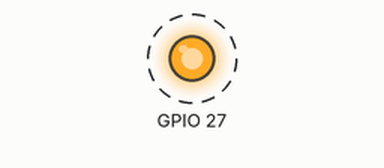
Recording of a program running on a simulated Raspberry Pi (BCM pin numbers). On the bench: output pins drawn as LEDs (lit = HIGH). Dashed ring = blinking. At 10.0 s the program stops and its outputs stay as they are.

Above: at 0.2 s.
Timing chart, 0 to 3.0 s (numbered marks = the images above):
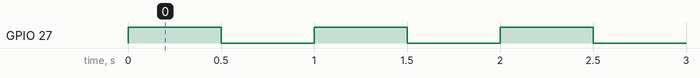

The program:

parpadea.py
```python
#!usr/bin/env/ python
## parpadea.py
#Importamos la libreria y le cambiamos el nombre a GPIO
import RPi.GPIO as GPIO

#Necesario para los delays
import time

#Establecemos el sistema de numeracion que queramos,
#en este caso el sistema BCM
GPIO.setmode(GPIO.BCM)

#Configuramos el pin GPIO 27 como una salida
GPIO.setup(27, GPIO.OUT)

#Encendemos y apagamos el led 5 veces
for i in range(0,10):

        GPIO.output(27, GPIO.HIGH)
        time.sleep(0.5)
        GPIO.output(27, GPIO.LOW)
        time.sleep(0.5)

#Y liberamos los GPIO
GPIO.cleanup()
```

Measured:
- by itself, GPIO 27: alternates HIGH for 0.50 s and LOW for 0.50 s, 20 changes in all, then stays LOW
